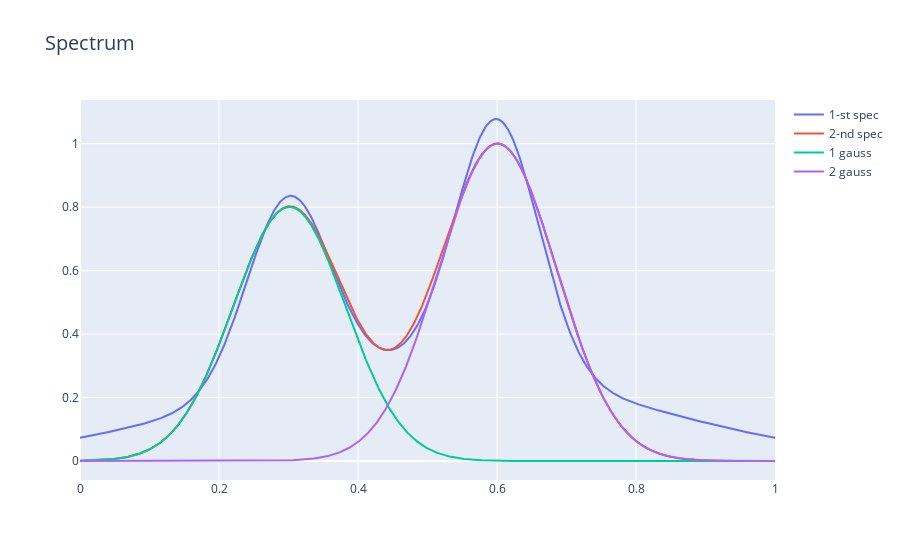
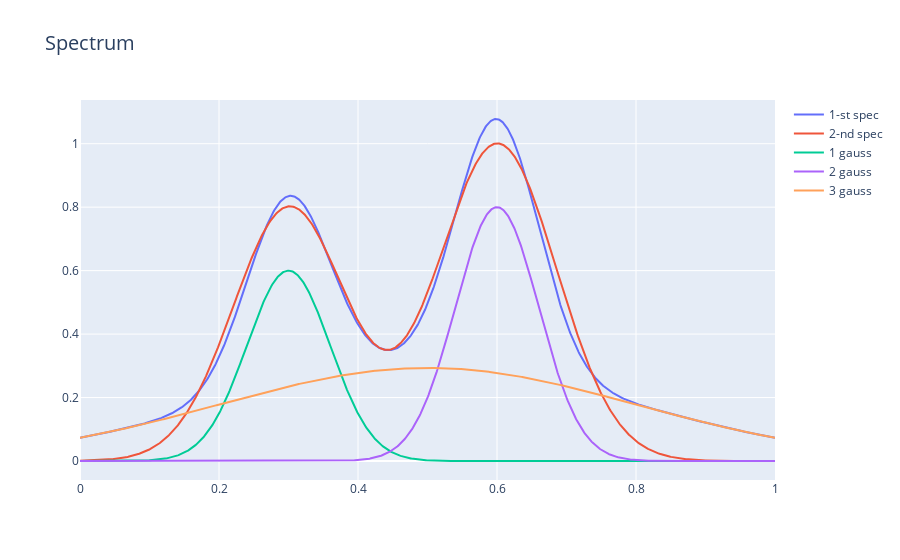

Notebook code cell kept with these figures, in order:
### Code cell
disp_g = 0.06
ampl_noise = 0.2935484

init_sol = [0.3, 0.6, disp_g, 
            0.6, 0.8, disp_g,
            0.5, ampl_noise, 0.3]

bounds = [[0,1], [0,1], [0,1], 
          [0,1], [0,1], [0,1]]

sol, fin_err = exper(init_sol, bounds)


print(f'fin_err: {fin_err}\tsol: {sol}')

init_spec, X = EvalSol(init_sol)
fin_spec, X = EvalSol(sol)
DrawApprox(init_spec, fin_spec, X, sol)
DrawApprox(init_spec, fin_spec, X, init_sol)

### Figure 1 — Plotly figure (JSON) as saved in the notebook; plotly's stock layout.template omitted (floating-point values rounded to 4 significant figures; data arrays with more than 128 entries replaced by an {"elided": "..."} marker saying what was removed)
{"data": [{"name": "1-st spec", "type": "scatter", "x": {"elided": "1024 float values"}, "y": {"elided": "1024 float values"}}, {"name": "2-nd spec", "type": "scatter", "x": {"elided": "1024 float values"}, "y": {"elided": "1024 float values"}}, {"name": "1 gauss", "type": "scatter", "x": {"elided": "1024 float values"}, "y": {"elided": "1024 float values"}}, {"name": "2 gauss", "type": "scatter", "x": {"elided": "1024 float values"}, "y": {"elided": "1024 float values"}}], "layout": {"title": {"font": {"size": 20}, "text": "Spectrum"}}}

### Figure 2 — Plotly figure (JSON) as saved in the notebook; plotly's stock layout.template omitted (floating-point values rounded to 4 significant figures; data arrays with more than 128 entries replaced by an {"elided": "..."} marker saying what was removed)
{"data": [{"name": "1-st spec", "type": "scatter", "x": {"elided": "1024 float values"}, "y": {"elided": "1024 float values"}}, {"name": "2-nd spec", "type": "scatter", "x": {"elided": "1024 float values"}, "y": {"elided": "1024 float values"}}, {"name": "1 gauss", "type": "scatter", "x": {"elided": "1024 float values"}, "y": {"elided": "1024 float values"}}, {"name": "2 gauss", "type": "scatter", "x": {"elided": "1024 float values"}, "y": {"elided": "1024 float values"}}, {"name": "3 gauss", "type": "scatter", "x": {"elided": "1024 float values"}, "y": {"elided": "1024 float values"}}], "layout": {"title": {"font": {"size": 20}, "text": "Spectrum"}}}
